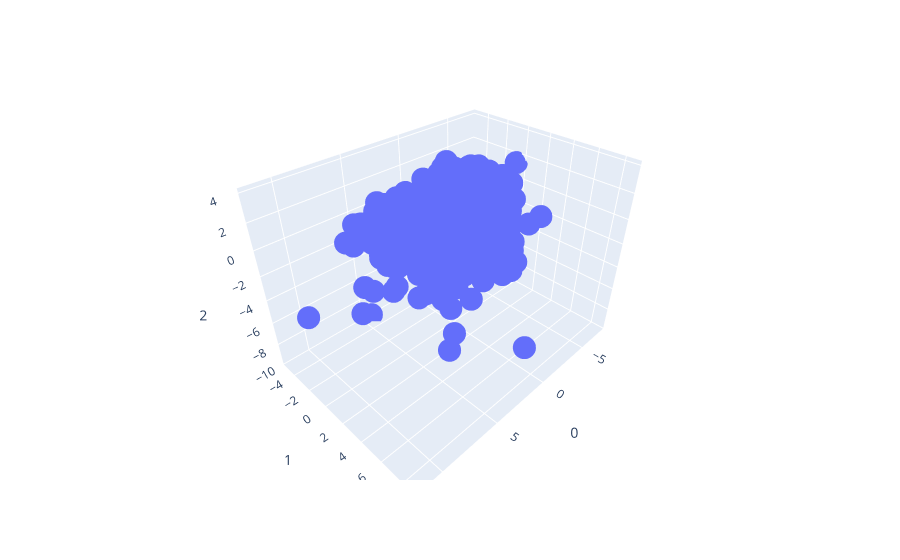

Here is the notebook cell this chart was saved with:
### Markdown cell above
Finally, use scatter_3d from plotly.express and go.Scatter3d from plotly.graph_objects to visualize a 3D graphs with all Principal Components from train and from test.

### Code cell
fig = px.scatter_3d(X_train_pca, x=0, y=1, z=2)
fig.show()

### Figure 1 — Plotly figure (JSON) as saved in the notebook; plotly's stock layout.template omitted (floating-point values rounded to 4 significant figures; data arrays with more than 128 entries replaced by an {"elided": "..."} marker saying what was removed)
{"data": [{"hovertemplate": "0=%{x}<br>1=%{y}<br>2=%{z}<extra></extra>", "legendgroup": "", "marker": {"color": "#636efa", "symbol": "circle"}, "mode": "markers", "name": "", "scene": "scene", "showlegend": false, "type": "scatter3d", "x": {"elided": "1168 float values"}, "y": {"elided": "1168 float values"}, "z": {"elided": "1168 float values"}}], "layout": {"legend": {"tracegroupgap": 0}, "margin": {"t": 60}, "scene": {"domain": {"x": [0, 1], "y": [0, 1]}, "xaxis": {"title": {"text": "0"}}, "yaxis": {"title": {"text": "1"}}, "zaxis": {"title": {"text": "2"}}}}}
